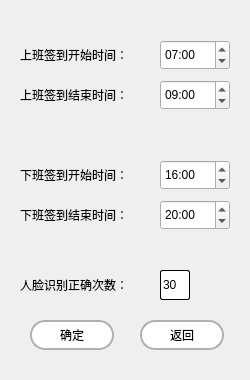
<?xml version="1.0" encoding="UTF-8"?>
<ui version="4.0">
 <class>recTimeSet</class>
 <widget class="QWidget" name="recTimeSet">
  <property name="geometry">
   <rect>
    <x>0</x>
    <y>0</y>
    <width>250</width>
    <height>380</height>
   </rect>
  </property>
  <property name="minimumSize">
   <size>
    <width>250</width>
    <height>320</height>
   </size>
  </property>
  <property name="maximumSize">
   <size>
    <width>250</width>
    <height>400</height>
   </size>
  </property>
  <property name="windowTitle">
   <string>Form</string>
  </property>
  <widget class="QLabel" name="label">
   <property name="geometry">
    <rect>
     <x>20</x>
     <y>40</y>
     <width>150</width>
     <height>30</height>
    </rect>
   </property>
   <property name="text">
    <string>上班签到开始时间：</string>
   </property>
  </widget>
  <widget class="QLabel" name="label_2">
   <property name="geometry">
    <rect>
     <x>20</x>
     <y>80</y>
     <width>150</width>
     <height>30</height>
    </rect>
   </property>
   <property name="text">
    <string>上班签到结束时间：</string>
   </property>
  </widget>
  <widget class="QLabel" name="label_3">
   <property name="geometry">
    <rect>
     <x>20</x>
     <y>160</y>
     <width>150</width>
     <height>30</height>
    </rect>
   </property>
   <property name="text">
    <string>下班签到开始时间：</string>
   </property>
  </widget>
  <widget class="QLabel" name="label_4">
   <property name="geometry">
    <rect>
     <x>20</x>
     <y>200</y>
     <width>150</width>
     <height>30</height>
    </rect>
   </property>
   <property name="text">
    <string>下班签到结束时间：</string>
   </property>
  </widget>
  <widget class="QTimeEdit" name="amS">
   <property name="geometry">
    <rect>
     <x>160</x>
     <y>40</y>
     <width>70</width>
     <height>30</height>
    </rect>
   </property>
   <property name="currentSection">
    <enum>QDateTimeEdit::HourSection</enum>
   </property>
   <property name="displayFormat">
    <string>HH:mm</string>
   </property>
   <property name="time">
    <time>
     <hour>7</hour>
     <minute>0</minute>
     <second>0</second>
    </time>
   </property>
  </widget>
  <widget class="QTimeEdit" name="amE">
   <property name="geometry">
    <rect>
     <x>160</x>
     <y>80</y>
     <width>70</width>
     <height>30</height>
    </rect>
   </property>
   <property name="displayFormat">
    <string>HH:mm</string>
   </property>
   <property name="time">
    <time>
     <hour>9</hour>
     <minute>0</minute>
     <second>0</second>
    </time>
   </property>
  </widget>
  <widget class="QTimeEdit" name="pmE">
   <property name="geometry">
    <rect>
     <x>160</x>
     <y>200</y>
     <width>70</width>
     <height>30</height>
    </rect>
   </property>
   <property name="displayFormat">
    <string>HH:mm</string>
   </property>
   <property name="time">
    <time>
     <hour>20</hour>
     <minute>0</minute>
     <second>0</second>
    </time>
   </property>
  </widget>
  <widget class="QTimeEdit" name="pmS">
   <property name="geometry">
    <rect>
     <x>160</x>
     <y>160</y>
     <width>70</width>
     <height>30</height>
    </rect>
   </property>
   <property name="displayFormat">
    <string>HH:mm</string>
   </property>
   <property name="time">
    <time>
     <hour>16</hour>
     <minute>0</minute>
     <second>0</second>
    </time>
   </property>
  </widget>
  <widget class="QPushButton" name="btnOK">
   <property name="geometry">
    <rect>
     <x>30</x>
     <y>320</y>
     <width>84</width>
     <height>30</height>
    </rect>
   </property>
   <property name="styleSheet">
    <string notr="true">QPushButton {
		color:rgb(0,0,0);
		border: 2px solid #b0b0b0;
background-color: rgb(255, 255, 255);
		border-radius:15px;
		min-width:80px
}QPushButton:hover{ 
color:rgb(255, 255, 255);
background-color: rgb(200, 200, 200);
border:2px solid  #b0b0b0;
border-radius:15px;
}
QPushButton:pressed{
color:rgb(0, 0, 0);
background-color: rgb(255, 255, 255);
border:2px solid  #b0b0b0;
border-radius:15px;
}</string>
   </property>
   <property name="text">
    <string>确定</string>
   </property>
  </widget>
  <widget class="QPushButton" name="btnBACK">
   <property name="geometry">
    <rect>
     <x>140</x>
     <y>320</y>
     <width>84</width>
     <height>30</height>
    </rect>
   </property>
   <property name="styleSheet">
    <string notr="true">QPushButton {
		color:rgb(0,0,0);
		border: 2px solid #b0b0b0;
background-color: rgb(255, 255, 255);
		border-radius:15px;
		min-width:80px
}QPushButton:hover{ 
color:rgb(255, 255, 255);
background-color: rgb(200, 200, 200);
border:2px solid  #b0b0b0;
border-radius:15px;
}
QPushButton:pressed{
color:rgb(0, 0, 0);
background-color: rgb(255, 255, 255);
border:2px solid  #b0b0b0;
border-radius:15px;
}</string>
   </property>
   <property name="text">
    <string>返回</string>
   </property>
  </widget>
  <widget class="QLabel" name="label_5">
   <property name="geometry">
    <rect>
     <x>20</x>
     <y>270</y>
     <width>130</width>
     <height>30</height>
    </rect>
   </property>
   <property name="text">
    <string>人脸识别正确次数：</string>
   </property>
  </widget>
  <widget class="QLineEdit" name="lineFaceMax">
   <property name="geometry">
    <rect>
     <x>160</x>
     <y>270</y>
     <width>30</width>
     <height>30</height>
    </rect>
   </property>
   <property name="styleSheet">
    <string notr="true">color:rgb(0,0,0);
border: 1px solid #000000;
background-color: rgb(255, 255, 255);
border-radius:2px;
</string>
   </property>
   <property name="text">
    <string>30</string>
   </property>
  </widget>
 </widget>
 <resources/>
 <connections/>
</ui>
